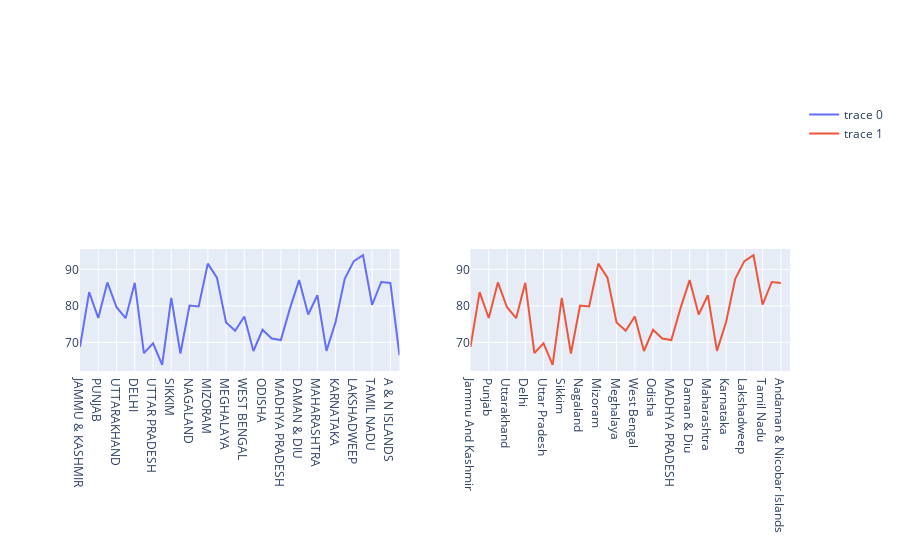

The cell this chart's notebook holds for it:
### Code cell
trace1 = go.Scatter(
      x = df_ele.STATNAME,
      y = df_ele.OVERALL_LI,
)

trace2 = go.Scatter(
    x=df_sec.statname,
    y=df_sec.literacy_rate,
    xaxis='x2',
    yaxis='y2'
)

data = [trace1, trace2]
layout = go.Layout(
    xaxis=dict(
        domain=[0, 0.45],
    ),
    yaxis=dict(
        domain=[0, 0.45]
    ),
    xaxis2=dict(
        domain=[0.55, 1]
    ),
    yaxis2=dict(
        domain=[0, 0.45],
        anchor='x2'
    )
)
fig = go.Figure(data=data, layout=layout)
iplot(fig)

### Figure 1 — Plotly figure (JSON) as saved in the notebook; plotly's stock layout.template omitted (floating-point values rounded to 4 significant figures)
{"data": [{"type": "scatter", "x": ["JAMMU & KASHMIR", "HIMACHAL PRADESH", "PUNJAB", "CHANDIGARH", "UTTARAKHAND", "HARYANA", "DELHI", "RAJASTHAN", "UTTAR PRADESH", "BIHAR", "SIKKIM", "ARUNACHAL PRADESH", "NAGALAND", "MANIPUR", "MIZORAM", "TRIPURA", "MEGHALAYA", "ASSAM", "WEST BENGAL", "JHARKHAND", "ODISHA", "CHHATTISGARH", "MADHYA PRADESH", "GUJARAT", "DAMAN & DIU", "DADRA & NAGAR HAVELI", "MAHARASHTRA", "ANDHRA PRADESH", "KARNATAKA", "GOA", "LAKSHADWEEP", "KERALA", "TAMIL NADU", "PUDUCHERRY", "A & N ISLANDS", "TELANGANA"], "y": [68.74, 83.78, 76.68, 86.43, 79.63, 76.64, 86.34, 67.06, 69.72, 63.82, 82.2, 66.95, 80.11, 79.85, 91.58, 87.75, 75.48, 73.18, 77.08, 67.63, 73.45, 71.04, 70.63, 79.31, 87.07, 77.65, 82.91, 67.66, 75.6, 87.4, 92.28, 93.91, 80.3, 86.55, 86.27, 66.46]}, {"type": "scatter", "x": ["Jammu And Kashmir", "Himachal Pradesh", "Punjab", "Chandigarh", "Uttarakhand", "Haryana", "Delhi                         ", "Rajasthan                     ", "Uttar Pradesh", "Bihar", "Sikkim", "Arunachal Pradesh", "Nagaland", "Manipur", "Mizoram                       ", "Tripura", "Meghalaya                     ", "Assam", "West Bengal                   ", "Jharkhand", "Odisha", "Chhattisgarh", "MADHYA PRADESH", "Gujarat", "Daman & Diu                   ", "Dadra & Nagar Haveli          ", "Maharashtra", "Andhra Pradesh                ", "Karnataka", "Goa                           ", "Lakshadweep                   ", "Kerala", "Tamil Nadu", "Puducherry", "Andaman & Nicobar Islands     ", "Telangana"], "xaxis": "x2", "y": [68.74, 83.78, 76.68, 86.43, 79.63, 76.64, 86.34, 67.06, 69.72, 63.82, 82.2, 66.95, 80.11, 79.85, 91.58, 87.75, 75.48, 73.18, 77.08, 67.63, 73.45, 71.04, 70.63, 79.31, 87.07, 77.65, 82.91, 67.66, 75.6, 87.4, 92.28, 93.91, 80.33, 86.55, 86.27, null], "yaxis": "y2"}], "layout": {"xaxis": {"domain": [0, 0.45]}, "xaxis2": {"domain": [0.55, 1]}, "yaxis": {"domain": [0, 0.45]}, "yaxis2": {"anchor": "x2", "domain": [0, 0.45]}}}
